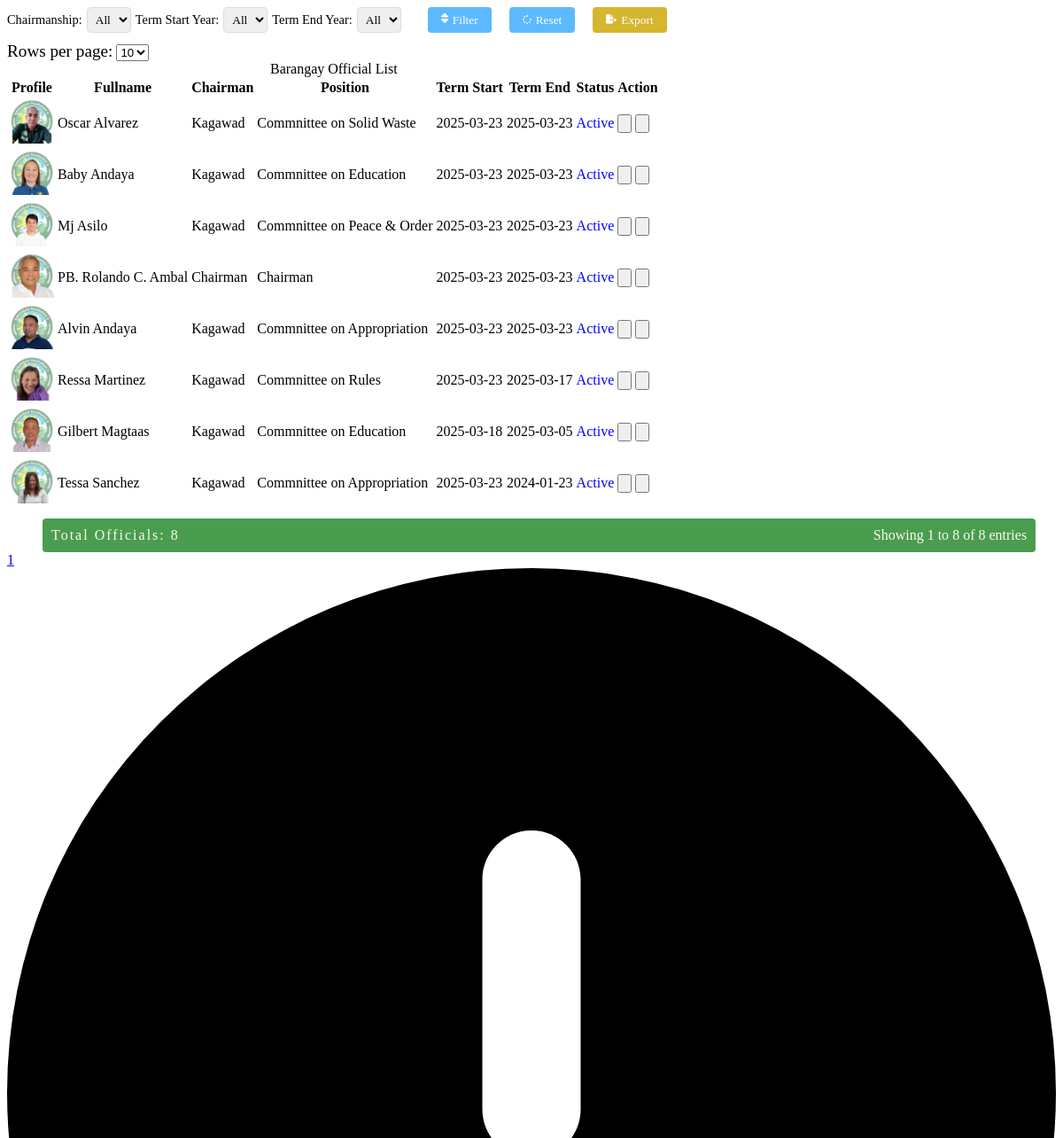
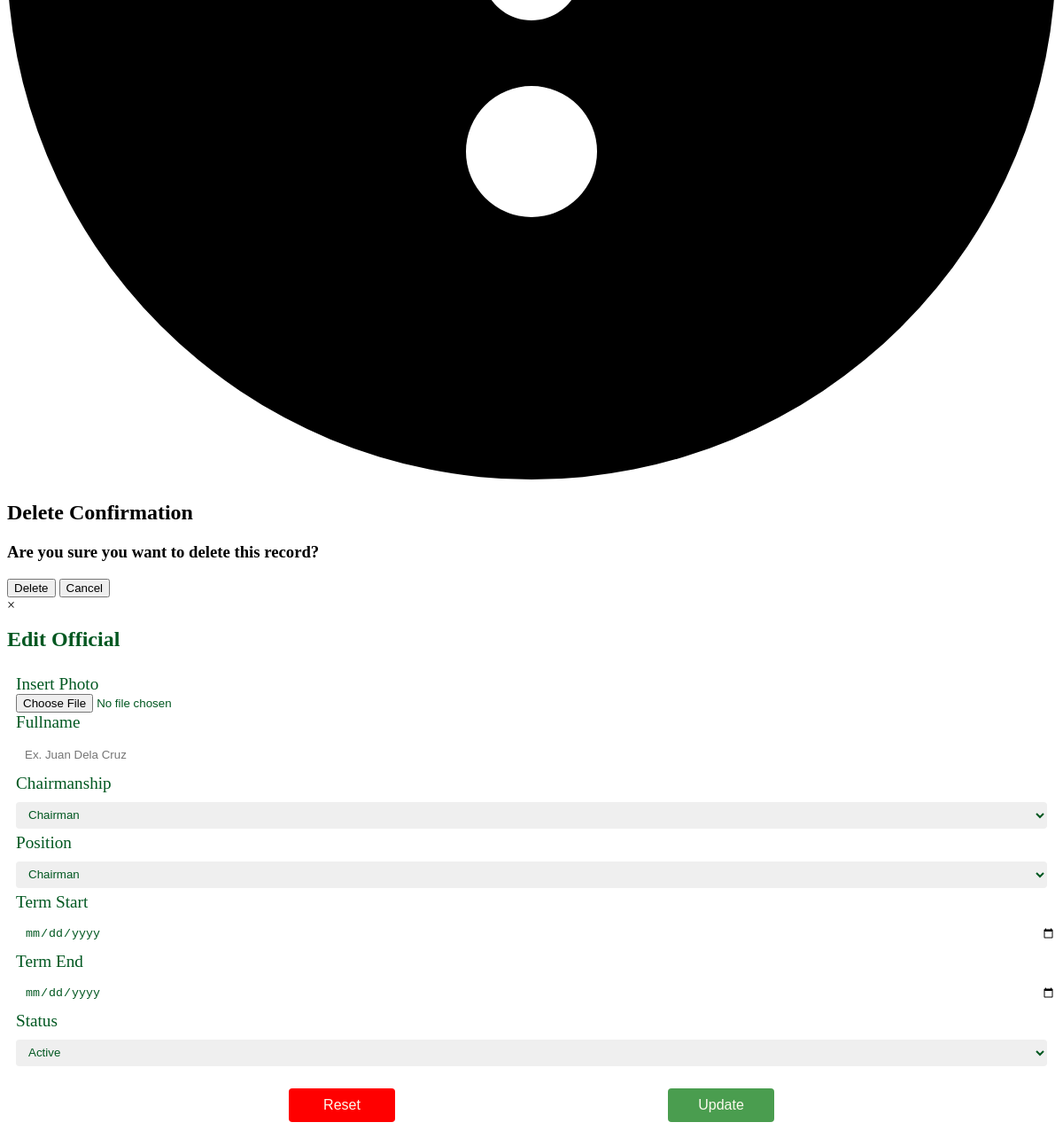
The app's page /administrator/admin_panel/brgy_official_folder/table.php with its own data (2 pictures, top to bottom).
### tables this page shows
CREATE TABLE `barangay_official` (
  `id` int(11) NOT NULL,
  `fullname` varchar(200) NOT NULL,
  `chairmanship` varchar(200) NOT NULL,
  `position` varchar(200) NOT NULL,
  `term_start` date NOT NULL,
  `term_end` date NOT NULL,
  `status` varchar(200) NOT NULL,
  `photo` varchar(200) NOT NULL
);

### administrator/admin_panel/brgy_official_folder/table.php (the view, shortened to what this page needs)
<!DOCTYPE html>
<html lang="en">
<head>
</head>
<body>
<?php
require("../../database/conn_db.php");
$name_filter = isset($_GET['name_filter']) ? $_GET['name_filter'] : '';
$position_filter = isset($_GET['position_filter']) ? $_GET['position_filter'] : '';
$chairman_filter = isset($_GET['chairman_filter']) ? $_GET['chairman_filter'] : '';
$term_start_year = isset($_GET['term_start_year']) ? $_GET['term_start_year'] : '';
$term_end_year = isset($_GET['term_end_year']) ? $_GET['term_end_year'] : '';
$status_filter = isset($_GET['status_filter']) ? $_GET['status_filter'] : '';
$page = isset($_GET['page']) ? max(1, (int)$_GET['page']) : 1;
$limit = isset($_GET['limit']) ? max(1, (int)$_GET['limit']) : 10;
$offset = ($page - 1) * $limit;
$whereClause = [];
$params = [];
$types = '';
$whereSQL = !empty($whereClause) ? 'WHERE ' . implode(' AND ', $whereClause) : '';
$countQuery = "SELECT COUNT(*) AS total FROM barangay_official $whereSQL";
$countStmt = $conn->prepare($countQuery);
$countStmt->execute();
$countResult = $countStmt->get_result();
$totalRows = $countResult->fetch_assoc()['total'];
$totalPages = max(1, ceil($totalRows / $limit));
$startRow = ($page - 1) * $limit + 1;
$endRow = min($page * $limit, $totalRows);
$sql = "SELECT * FROM barangay_official $whereSQL ORDER BY id DESC LIMIT ? OFFSET ?";
$stmt = $conn->prepare($sql);
if (!empty($params)) {
    $params[] = $limit;
    $params[] = $offset;
    $types .= 'ii';
    $stmt->bind_param($types, ...$params);
} else {
    $stmt->bind_param('ii', $limit, $offset);
}
$stmt->execute();
$result = $stmt->get_result();
if ($result->num_rows > 0) {
?>
    <div class="limit-selector">
        <form method="GET" action="" class="form_filter" id="filter-form">
            <div class="filter-group">
                <label for="chairman_filter">Chairmanship:</label>
                <select name="chairman_filter" id="chairman_filter">
                    <option value="">All</option>
                </select>
            </div>
            <div class="filter-group">
                <label for="term_start_year">Term Start Year:</label>
                <select name="term_start_year" id="term_start_year">
                    <option value="">All</option>
                </select>
            </div>
            <div class="filter-group">
                <label for="term_end_year">Term End Year:</label>
                <select name="term_end_year" id="term_end_year">
                    <option value="">All</option>
                </select>
            </div>
            <button type="submit" class="filter-btn">Filter</button>
            <button type="button" class="reset-btn" onclick="window.location.href='?page=1&limit=<?php echo $limit; ?>'">Reset</button>
            <button type="button" class="export-btn" id="export-btn">Export</button>
        </form>
        <form method="GET" action="">
            <label for="limit">Rows per page:</label>
            <select name="limit" id="limit" onchange="this.form.submit()">
                <option value="10" <?php if ($limit == 10) echo 'selected'; ?>>10</option>
            </select>
        </form>
    </div>
    <table>
        <caption>Barangay Official List</caption>
        <tr>
            <th>Profile</th>
            <th>Fullname</th>
            <th>Chairman</th>
            <th>Position</th>
            <th>Term Start</th>
            <th>Term End</th>
            <th>Status</th>
            <th>Action</th>
        </tr>
        <?php
        while ($row = $result->fetch_assoc()) {
            $id = $row['id'];
            $fullname = $row["fullname"];
            $chairman = $row["chairmanship"];
            $position = $row["position"];
            $term_start = $row["term_start"];
            $term_end = $row["term_end"];
            $status = $row["status"];
            $image = $row["photo"];
        ?>
        <tr class="table_hover">
            <td class="img"><img src="../../asset/image/official/<?php echo $image?>" alt="" width="50" /></td>
            <td><?php echo $fullname; ?></td>
            <td><?php echo $chairman; ?></td>
            <td><?php echo $position; ?></td>
            <td><?php echo $term_start; ?></td>
            <td><?php echo $term_end; ?></td>
            <td>
                <?php echo $status == "Active" ? "<p style='color:blue;'>Active</p>" : "<p style='color:red;'>Inactive</p>"; ?>
            </td>
            <td>
                <div id="form_up_del_official">
                    <button id="update_official_btn" class="update_btn" data-id="<?php echo $id; ?>"></button>
                    <button id="delete_official_btn" class="delete_btn_official" data-id="<?php echo $id; ?>"></button>
                </div>
            </td>
        </tr>
        <?php
        }
        ?>
    </table>
    <div class="table-footer">
        <div class="total-count">Total Officials: <?php echo $totalRows; ?></div>
        <div class="pagination-info">
            Showing <?php echo $startRow; ?> to <?php echo $endRow; ?> of <?php echo $totalRows; ?> entries
        </div>
    </div>
    <div class="pagination">
        <?php for ($i = 1; $i <= $totalPages; $i++): ?>
            <a href="?page=<?php echo $i; ?>&limit=<?php echo $limit; ?>&name_filter=<?php echo urlencode($name_filter); ?>&position_filter=<?php echo urlencode($position_filter); ?>&chairman_filter=<?php echo urlencode($chairman_filter); ?>&term_start_year=<?php echo urlencode($term_start_year); ?>&term_end_year=<?php echo urlencode($term_end_year); ?>&status_filter=<?php echo urlencode($status_filter); ?>" class="<?php echo $i == $page ? 'active' : ''; ?>">
                <?php echo $i; ?>
            </a>
        <?php endfor; ?>
    </div>
<?php
}
?>
<div id="delete-modal" class="delete-modal">
    <div class="delete-modal-content">
        <span><svg xmlns="http://www.w3.org/2000/svg" viewBox="0 0 512 512"><path d="M256 512A256 256 0 1 0 256 0a256 256 0 1 0 0 512zm0-384c13.3 0 24 10.7 24 24l0 112c0 13.3-10.7 24-24 24s-24-10.7-24-24l0-112c0-13.3 10.7-24 24-24zM224 352a32 32 0 1 1 64 0 32 32 0 1 1 -64 0z"/></svg></span>
        <h2>Delete Confirmation</h2>
        <h3>Are you sure you want to delete this record?</h3>
        <div class="div-delete">
            <button id="confirm-delete" class="btn-delete">Delete</button>
            <button id="cancel-delete" class="btn-delete">Cancel</button>
        </div>
    </div>
</div>
<div id="edit-modal" class="edit-modal">
    <div class="edit-modal-content">
        <span onclick="this.parentElement.parentElement.style.display='none';" class="update-close-btn">&times;</span>
        <?php include("update_temp.php");?>
    </div>
</div>
</body>
</html>

### administrator/admin_panel/brgy_official_folder/table.php (style rules this page uses)
.table-footer { display: flex; justify-content: space-between; margin-top: 10px; padding: 10px; margin-left:40px; background-color:#4A9D4f; border-radius: 4px; width: 93%; }
.total-count { font-weight: 400; color:#FCFAEE; font-family:"sub_text"; letter-spacing:2px; }
.pagination-info { color: #666; color:#FCFAEE; font-family:"sub_text"; }
.limit-selector { display:block; }
.form_filter { display:flex; margin-bottom:10px; margin-left:5px; margin-top:0px; }
.filter-group { display: flex; align-items: center; gap: 5px; margin-left:-10px; }
.filter-group label { font-family: "sub_text"; font-size: 0.9rem; margin-left:5px; }
.filter-group select, .filter-group input { padding: 5px; border: 1px solid #ddd; border-radius: 4px; font-family: "sub_text"; width: 50px; margin-right:10px; }
.filter-btn { padding: 5px 15px; background-color:rgb(93,185,255); color: white; border: none; border-radius: 4px; cursor: pointer; font-family: "sub_text"; margin-left:20px; }
.reset-btn { padding: 5px 15px; background-color:rgb(93,185,255); color: #333; border: none; border-radius: 4px; cursor: pointer; font-family: "sub_text"; color:white; margin-left:20px; }
.export-btn { padding: 5px 15px; background-color: rgb(212,182,47); color: white; border: none; border-radius: 4px; cursor: pointer; font-family: "sub_text"; margin-left: 20px; }

### administrator/admin_panel/brgy_official_folder/update_temp.php (style rules this page uses)
label { font-size:1.2rem; }

### records on screen
barangay_official: photo (picture), fullname "Oscar Alvarez", chairmanship "Kagawad", position "Commnittee on Solid Waste", term_start "2025-03-23", term_end "2025-03-23", status "Active"
barangay_official: photo (picture), fullname "Baby Andaya", chairmanship "Kagawad", position "Commnittee on Education", term_start "2025-03-23", term_end "2025-03-23", status "Active"
barangay_official: photo (picture), fullname "Mj Asilo", chairmanship "Kagawad", position "Commnittee on Peace & Order", term_start "2025-03-23", term_end "2025-03-23", status "Active"
barangay_official: photo (picture), fullname "PB. Rolando C. Ambal", chairmanship "Chairman", position "Chairman", term_start "2025-03-23", term_end "2025-03-23", status "Active"
barangay_official: photo (picture), fullname "Alvin Andaya", chairmanship "Kagawad", position "Commnittee on Appropriation", term_start "2025-03-23", term_end "2025-03-23", status "Active"
barangay_official: photo (picture), fullname "Ressa Martinez", chairmanship "Kagawad", position "Commnittee on Rules", term_start "2025-03-23", term_end "2025-03-17", status "Active"
barangay_official: photo (picture), fullname "Gilbert Magtaas", chairmanship "Kagawad", position "Commnittee on Education", term_start "2025-03-18", term_end "2025-03-05", status "Active"
barangay_official: photo (picture), fullname "Tessa Sanchez", chairmanship "Kagawad", position "Commnittee on Appropriation", term_start "2025-03-23", term_end "2024-01-23", status "Active"

### other values on screen
$totalRows "8"
$startRow "1"
$endRow "8"
